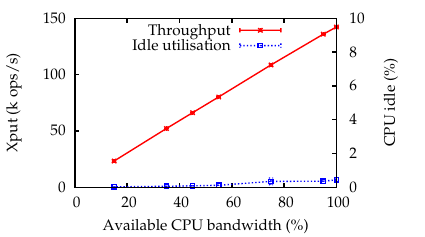

The script that saved this image:
# Common style definitions
load "imgs/common.inc"
set output "imgs/redis.eps"

data = "data/generated/redis.dat"
set size 0.9,0.5
set key top left vertical
#set key at 95, 15 bottom right
set xlabel "Available CPU bandwidth (%)"
set ylabel "Xput (k ops/s)"
set y2label "CPU idle (%)"

set xrange[0:100]
set yrange[0:150]
set ytics 0,50
set y2range[0:10]
set ytics nomirror
set y2tics


plot    data using (100-$1):($2):($3) with errorlines title "Throughput" ,\
        data using (100-$1):($4):($5) with errorlines title "Idle utilisation" axes x1y2 
